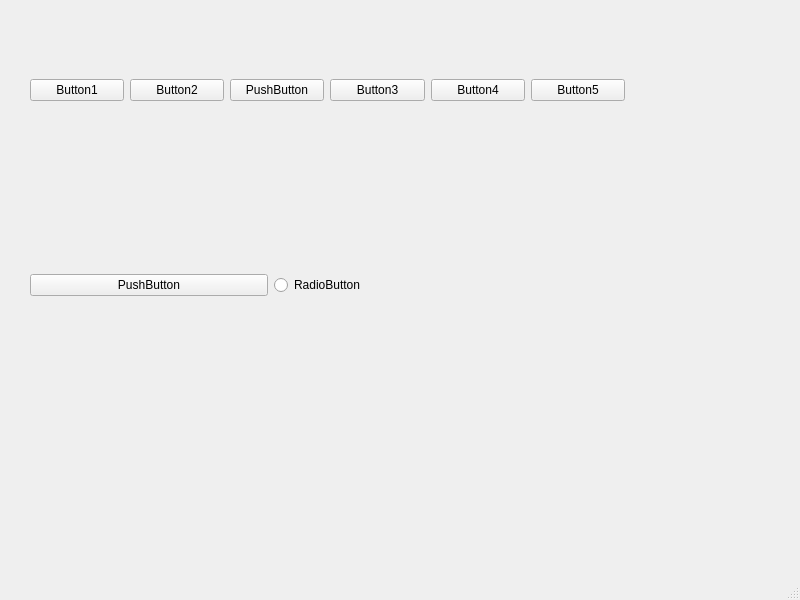
<?xml version="1.0" encoding="UTF-8"?>
<ui version="4.0">
 <class>MainWindow</class>
 <widget class="QMainWindow" name="MainWindow">
  <property name="geometry">
   <rect>
    <x>0</x>
    <y>0</y>
    <width>800</width>
    <height>600</height>
   </rect>
  </property>
  <property name="windowTitle">
   <string>MainWindow</string>
  </property>
  <widget class="QWidget" name="centralwidget">
   <widget class="QWidget" name="horizontalLayoutWidget">
    <property name="geometry">
     <rect>
      <x>30</x>
      <y>230</y>
      <width>481</width>
      <height>111</height>
     </rect>
    </property>
    <layout class="QHBoxLayout" name="horizontalLayout_2">
     <item>
      <widget class="QPushButton" name="pushButton_6">
       <property name="text">
        <string>PushButton</string>
       </property>
      </widget>
     </item>
     <item>
      <widget class="QRadioButton" name="radioButton">
       <property name="text">
        <string>RadioButton</string>
       </property>
      </widget>
     </item>
    </layout>
   </widget>
   <widget class="QWidget" name="">
    <property name="geometry">
     <rect>
      <x>30</x>
      <y>10</y>
      <width>595</width>
      <height>161</height>
     </rect>
    </property>
    <layout class="QHBoxLayout" name="horizontalLayout">
     <item>
      <widget class="QPushButton" name="pushButton">
       <property name="text">
        <string>Button1</string>
       </property>
      </widget>
     </item>
     <item>
      <widget class="QPushButton" name="pushButton_2">
       <property name="text">
        <string>Button2</string>
       </property>
      </widget>
     </item>
     <item>
      <widget class="QPushButton" name="pushButton_7">
       <property name="text">
        <string>PushButton</string>
       </property>
      </widget>
     </item>
     <item>
      <widget class="QPushButton" name="pushButton_3">
       <property name="text">
        <string>Button3</string>
       </property>
      </widget>
     </item>
     <item>
      <widget class="QPushButton" name="pushButton_4">
       <property name="text">
        <string>Button4</string>
       </property>
      </widget>
     </item>
     <item>
      <widget class="QPushButton" name="pushButton_5">
       <property name="text">
        <string>Button5</string>
       </property>
      </widget>
     </item>
    </layout>
   </widget>
  </widget>
  <widget class="QMenuBar" name="menubar">
   <property name="geometry">
    <rect>
     <x>0</x>
     <y>0</y>
     <width>800</width>
     <height>26</height>
    </rect>
   </property>
  </widget>
  <widget class="QStatusBar" name="statusbar"/>
 </widget>
 <resources/>
 <connections/>
</ui>
